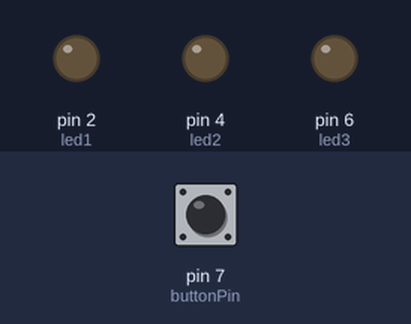
Simulated run of this sketch. Board: Arduino Uno, built with avr-gcc and run on an emulated ATmega328P. Parts: output pins drawn as LEDs (lit = HIGH). Dashed ring = blinking. The test bench sets the inputs (shaded band); at power-on: pin 7 (buttonPin) HIGH.

Above: at 2.1 s.
2.2 s: pin 7 (buttonPin) pulsed LOW 2 times (0.12 s each, 0.3 s apart)
At 2.35 s:
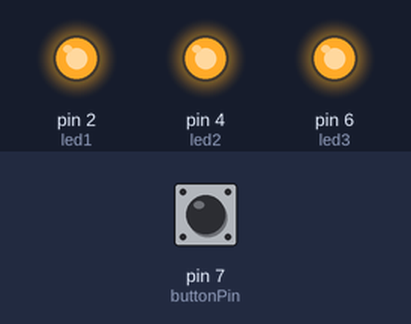
5.2 s: pin 7 (buttonPin) pulled LOW for 0.15 s
At 5.95 s:
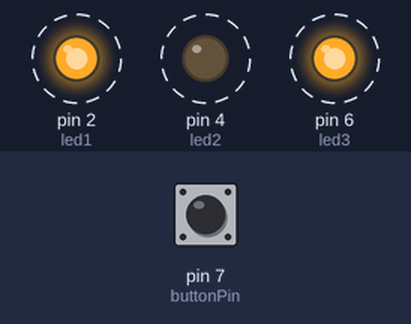
8.3 s: pin 7 (buttonPin) pulled LOW for 1 s
At 9.3 s:
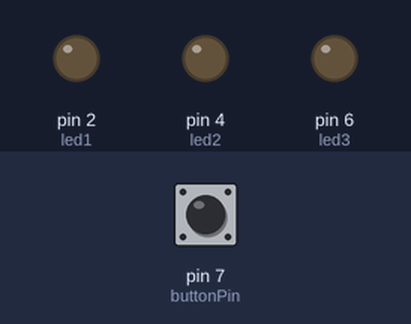
10.8 s: pin 7 (buttonPin) pulled LOW for 3.2 s
At 11.2 s:
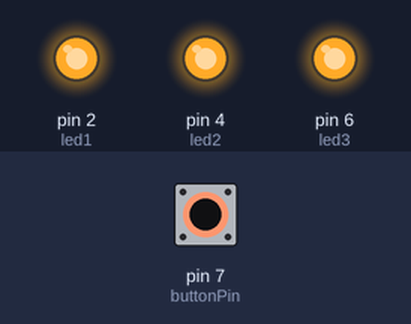
Timing chart, 0 to 13.8 s (numbered marks = the images above; inputs shaded):
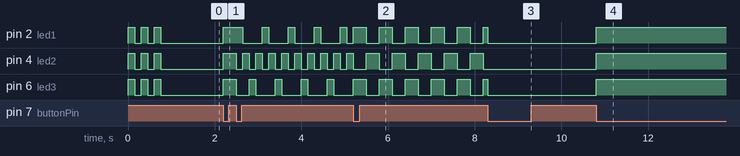

The sketch:

HW3_1.ino
```cpp
// === 三顆 LED + 一顆按鈕 多模式控制 ===

// LED 腳位
const int led1 = 2;
const int led2 = 4;
const int led3 = 6;

// 按鈕腳位
const int buttonPin = 7;

// 計數器模式
int mode = 0;  // 初始模式為 0
bool buttonWasPressed = false;

// 流水燈控制
int seqIndex = 1;
int seqDirection = 1;
unsigned long lastUpdate = 0;

bool toggle = false;  // 閃爍模式開關
unsigned long lastFlash = 0;

void setup() {
  pinMode(led1, OUTPUT);
  pinMode(led2, OUTPUT);
  pinMode(led3, OUTPUT);
  pinMode(buttonPin, INPUT_PULLUP);

  // 開機閃三次，確認 LED 功能正常
  for (int i = 0; i < 3; i++) {
    allOn();
    delay(150);
    allOff();
    delay(150);
  }
}

void loop() {
  int reading = digitalRead(buttonPin);

  // 按鈕下降緣偵測
  if (reading == LOW && !buttonWasPressed) {
    buttonWasPressed = true;
    mode++;
    if (mode > 4) mode = 1;  // 循環模式 1~4
  } else if (reading == HIGH) {
    buttonWasPressed = false;
  }

  // 根據模式控制 LED
  switch (mode) {
    case 1:  // 全亮
      allOn();
      break;

    case 2:  // 流水燈
      runSequence();
      break;

    case 3:  // 閃爍交替
      flashAlternate();
      break;

    case 4:  // 全關
      allOff();
      break;

    default:
      allOff();
      break;
  }
}

// ======= 函式區 =======
void allOn() {
  digitalWrite(led1, HIGH);
  digitalWrite(led2, HIGH);
  digitalWrite(led3, HIGH);
}

void allOff() {
  digitalWrite(led1, LOW);
  digitalWrite(led2, LOW);
  digitalWrite(led3, LOW);
}

// 模式 2：流水燈 (1→2→3→2→1)
void runSequence() {
  unsigned long current = millis();
  if (current - lastUpdate >= 150) {  // 每 150ms 更新一次
    lastUpdate = current;
    allOff();
    if (seqIndex == 1) digitalWrite(led1, HIGH);
    if (seqIndex == 2) digitalWrite(led2, HIGH);
    if (seqIndex == 3) digitalWrite(led3, HIGH);

    seqIndex += seqDirection;
    if (seqIndex == 3) seqDirection = -1;
    else if (seqIndex == 1) seqDirection = 1;
  }
}

// 模式 3：閃爍交替 (1、3 與 2)
void flashAlternate() {
  unsigned long current = millis();
  if (current - lastFlash >= 300) {  // 每 300ms 更新一次
    lastFlash = current;
    toggle = !toggle;

    if (toggle) {
      digitalWrite(led1, HIGH);
      digitalWrite(led2, LOW);
      digitalWrite(led3, HIGH);
    } else {
      digitalWrite(led1, LOW);
      digitalWrite(led2, HIGH);
      digitalWrite(led3, LOW);
    }
  }
}
```

Measured:
- after the input at 2.2 s, pin 2 (led1): LOW → HIGH at once, then repeats every 0.60 s: LOW 0.45 s, HIGH 0.15 s; pin 4 (led2): LOW → HIGH at once, then repeats every 0.30 s: LOW 0.15 s, HIGH 0.15 s; pin 6 (led3): goes HIGH 0.30 s, LOW 0.30 s, 4 × (HIGH 0.15 s, LOW 0.45 s), then HIGH, starting at once
- after the input at 5.2 s, pin 4 (led2): alternates HIGH for 0.30 s and LOW for 0.30 s, starting after 0.30 s
- after the input at 8.3 s, pin 4 (led2): stops changing and stays LOW
- after the input at 10.8 s, pin 2 (led1), pin 4 (led2), pin 6 (led3): LOW → HIGH at once
